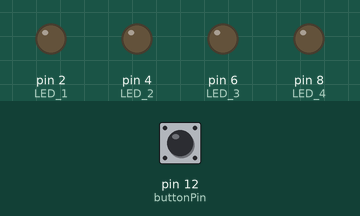
Recording of a sketch running on a simulated Arduino Uno, built with avr-gcc and run on an emulated ATmega328P. On the bench: output pins drawn as LEDs (lit = HIGH). Dashed ring = blinking. The inputs (shaded band) are chosen by the test bench; at power-on: pin 12 (buttonPin) LOW.

Above: at 1.2 s.
1.3 s: pin 12 (buttonPin) pulled HIGH for 0.15 s
At 2.2 s:
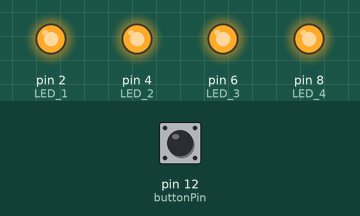
3.0 s: pin 12 (buttonPin) pulled HIGH for 1 s
At 3.5 s:
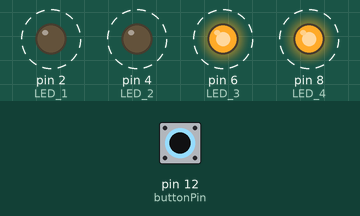
6.0 s: pin 12 (buttonPin) pulled HIGH for 3.2 s
At 6.0 s:
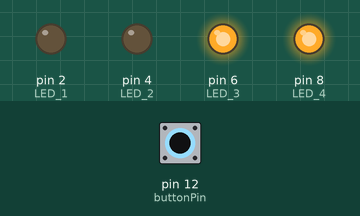
Timing chart, 0 to 9.0 s (numbered marks = the images above; inputs shaded):
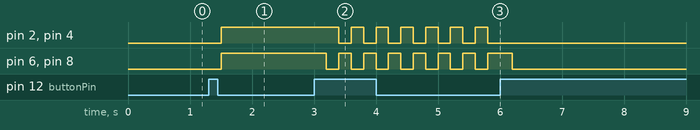

Measured:
- after the input at 1.3 s, pin 2 (LED_1), pin 4 (LED_2), pin 6 (LED_3), pin 8 (LED_4): LOW → HIGH after 0.20 s
- after the input at 3.0 s, pin 2 (LED_1), pin 4 (LED_2): alternates HIGH for 0.20 s and LOW for 0.20 s, starting after 0.40 s; pin 6 (LED_3), pin 8 (LED_4): alternates HIGH for 0.20 s and LOW for 0.20 s, starting after 0.20 s
- after the input at 6.0 s, pin 2 (LED_1), pin 4 (LED_2): stops changing and stays LOW

The sketch:

Lab5.ino
```cpp
// --- Hardware Definitions ---
int LED_1 = 2;
int LED_2 = 4;
int LED_3 = 6;
int LED_4 = 8;
const int buttonPin = 12;

// --- State Variables ---
int mode = 0;             // 0=OFF, 1=ALL ON, 2=ALTERNATING
int buttonState = 0;      // Current reading from the input pin
int lastButtonState = 0;  // Previous reading (for edge detection)

void setup() {
  pinMode(LED_1, OUTPUT); pinMode(LED_2, OUTPUT);
  pinMode(LED_3, OUTPUT); pinMode(LED_4, OUTPUT);
  pinMode(buttonPin, INPUT); // Initialize button pin
}

void loop() {
  // 1. READ INPUT: Check if button is pressed
  buttonState = digitalRead(buttonPin);

  // 2. CHECK FOR CLICK: Only act when button changes from LOW to HIGH
  if (buttonState == HIGH && lastButtonState == LOW) {
    mode++; // Go to next mode
    if (mode > 2) { mode = 0; } // Reset to mode 0 if we go past 2
    delay(200); // Simple "debounce" to prevent double-clicks
  }
  lastButtonState = buttonState; // Save state for next loop

  // 3. EXECUTE MODE
  if (mode == 0) {
    // Mode 0: All OFF
    digitalWrite(LED_1, LOW); digitalWrite(LED_2, LOW);
    digitalWrite(LED_3, LOW); digitalWrite(LED_4, LOW);
  }
  else if (mode == 1) {
    // Mode 1: All ON
    digitalWrite(LED_1, HIGH); digitalWrite(LED_2, HIGH);
    digitalWrite(LED_3, HIGH); digitalWrite(LED_4, HIGH);
  }
  else if (mode == 2) {
    // Mode 2: Alternating (Simple blocking version for demo)
    digitalWrite(LED_1, HIGH); digitalWrite(LED_2, HIGH);
    digitalWrite(LED_3, LOW);  digitalWrite(LED_4, LOW);
    delay(200);
    digitalWrite(LED_1, LOW);  digitalWrite(LED_2, LOW);
    digitalWrite(LED_3, HIGH); digitalWrite(LED_4, HIGH);
    delay(200);
  }
}
```
